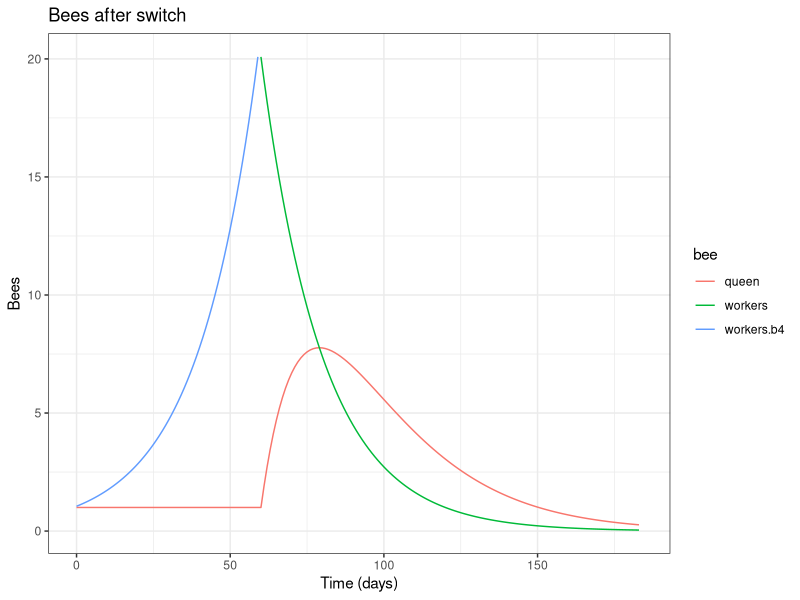

Reproduce this figure in R.

# Single queen in spring
# She produces workers, they help produce new workers
# At ts, the colony switches to produce new queens


rm(list=ls())
library(deSolve)
library(tidyverse)

# Parameters
params <- list(r = 0.1, mu = 0.05, ts = 60, t=183)
params$c <- params$r / 2

# Vector for time (days) till ts
time_vec <- seq(1, params$ts)

# Vector for time (days) from ts to end of season
time_vec2 <- seq(params$ts, params$t)

# Bees before switch using the general solution and death rate
Wb4 <- exp((params$r - params$mu) * time_vec)


# Initial queen and workers
init <- c(1,Wb4[length(Wb4)])

# Function for the ODE of bees after switch
post_ts <- function(t, state, P) {
  Q <- state[1]
  W <- state[2]
  
  dwdt <- -P$mu * W
  dqdt <- P$c * W - P$mu * Q
  
  return(list(c(dqdt, dwdt)))
}

# Solve the ODE
out <- ode(y = init, times = time_vec2, func = post_ts, parms = params)

colnames(out) <- c("time", "queen", "workers")
df <- data.frame(out)


# Extend Wb4 to the end of the season with NA values
Wb4 <- c(Wb4, rep(NA,  params$t - params$ts +1))


df2 <- data.frame(time = seq(0, params$t),
                  queen = c(rep(1, params$ts), df$queen),
                  workers = c(rep(NA, params$ts), df$workers),
                  workers.b4 = Wb4)
                  
# Pivot df2 to long format
out_long <- df2 %>% 
  pivot_longer(cols = c(queen, workers, workers.b4), names_to = "bee", 
               values_to = "count")

# Plot of the bees
out_long %>% 
  ggplot(aes(x = time, y = count, color = bee)) +
  geom_line() +
  xlim(0, 184) +
  theme_bw() +
  labs(x = "Time (days)", y = "Bees", title = "Bees after switch")
